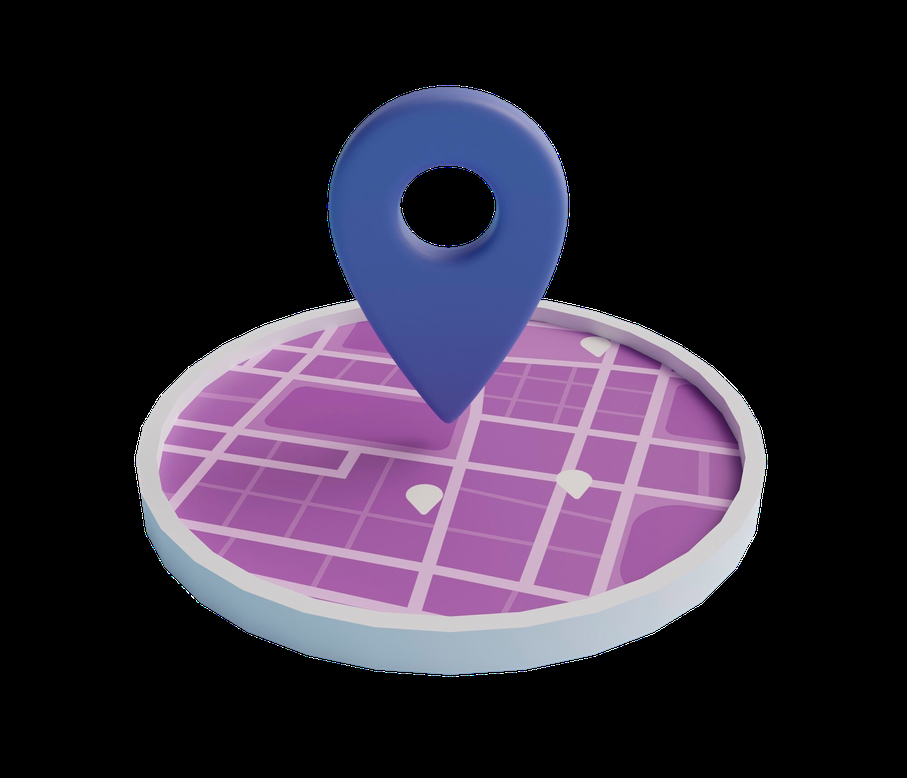
#> input picture dph_mob_app_mosqito-main/assets/map.png, 907 x 778 px, shrunk from 2000 x 1714 before the run
$ python -i chl_features.py   (imports and definitions only)   (older library calls are emulated)
#> lines starting #> are read from the running program, lines starting #| are printed output that depends on the picture
#> further down, picture is the input picture: shape (778, 907, 3); mean B, G, R 57, 41.1, 49.7
import cv2
import numpy as np
from skimage import feature
from scipy.stats import skew, kurtosis, entropy

def glcm_features(gray):
    glcm = feature.graycomatrix(gray, distances=[1], angles=[0], levels=256, symmetric=True, normed=True)
    return {
        "glcm_contrast": feature.graycoprops(glcm, 'contrast')[0, 0],
        "glcm_correlation": feature.graycoprops(glcm, 'correlation')[0, 0],
        "glcm_energy": feature.graycoprops(glcm, 'energy')[0, 0],
        "glcm_homogeneity": feature.graycoprops(glcm, 'homogeneity')[0, 0],
        "glcm_entropy": -np.sum(glcm * np.log2(glcm + 1e-10))
    }

def channel_stats(channel):
    flat = channel.flatten()
    return {
        "mean": np.mean(flat),
        "std": np.std(flat),
        "min": np.min(flat),
        "max": np.max(flat),
        "skew": skew(flat),
        "kurtosis": kurtosis(flat)
    }

def extract_features(image):
    if image is None or image.size == 0:
        raise ValueError("Empty image provided")

    l, a, b = cv2.split(image)
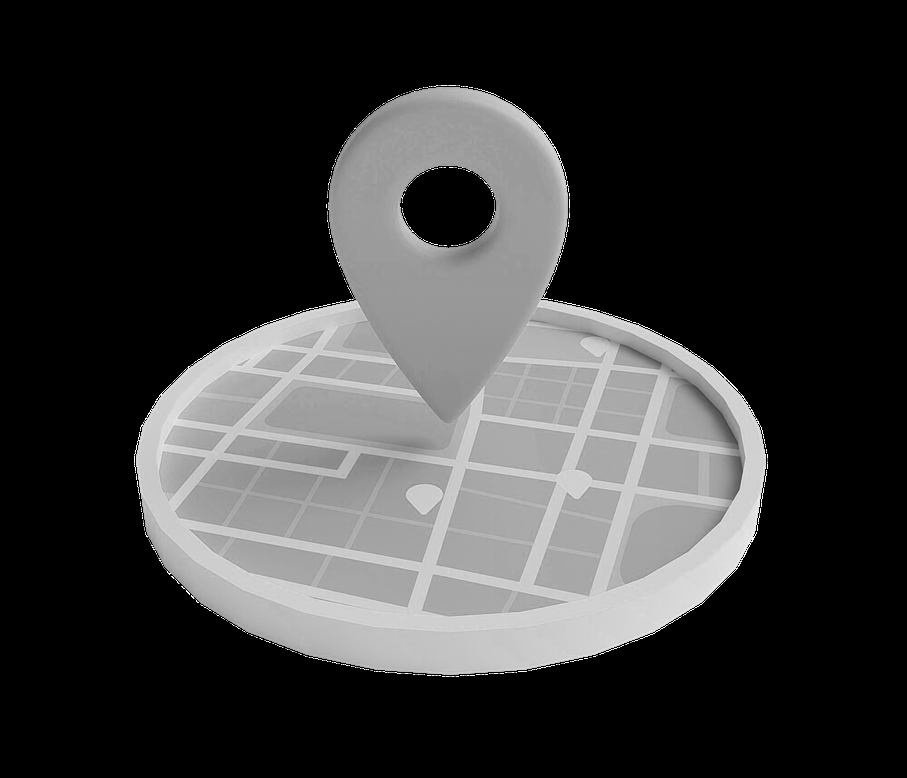
#> l: shape (778, 907); min 0, max 255, mean 57
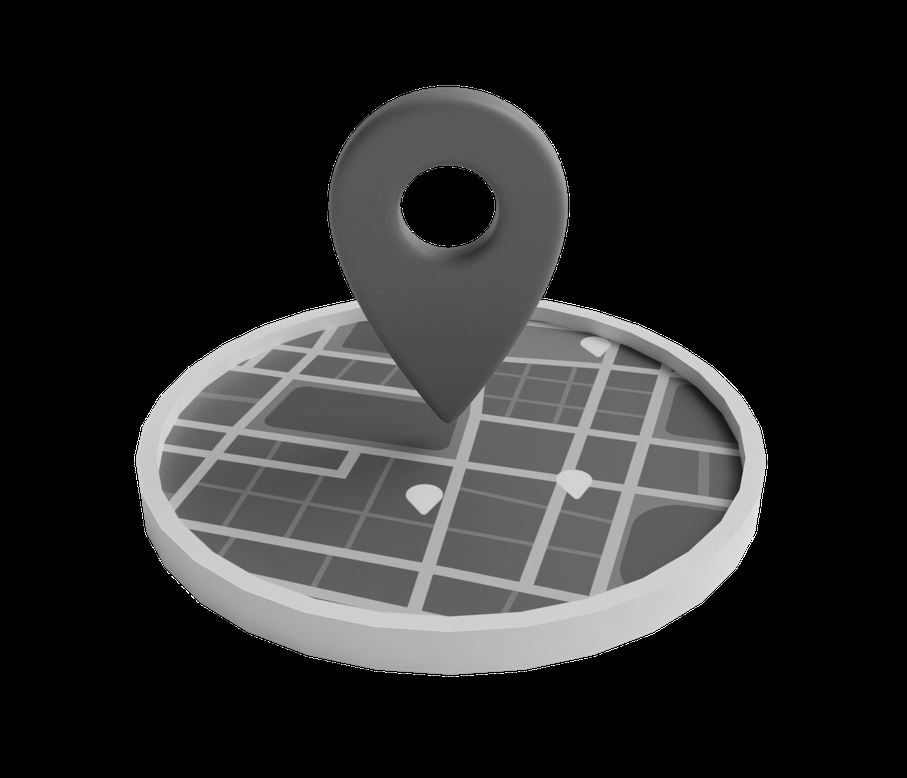
#> a: shape (778, 907); min 0, max 255, mean 41.1
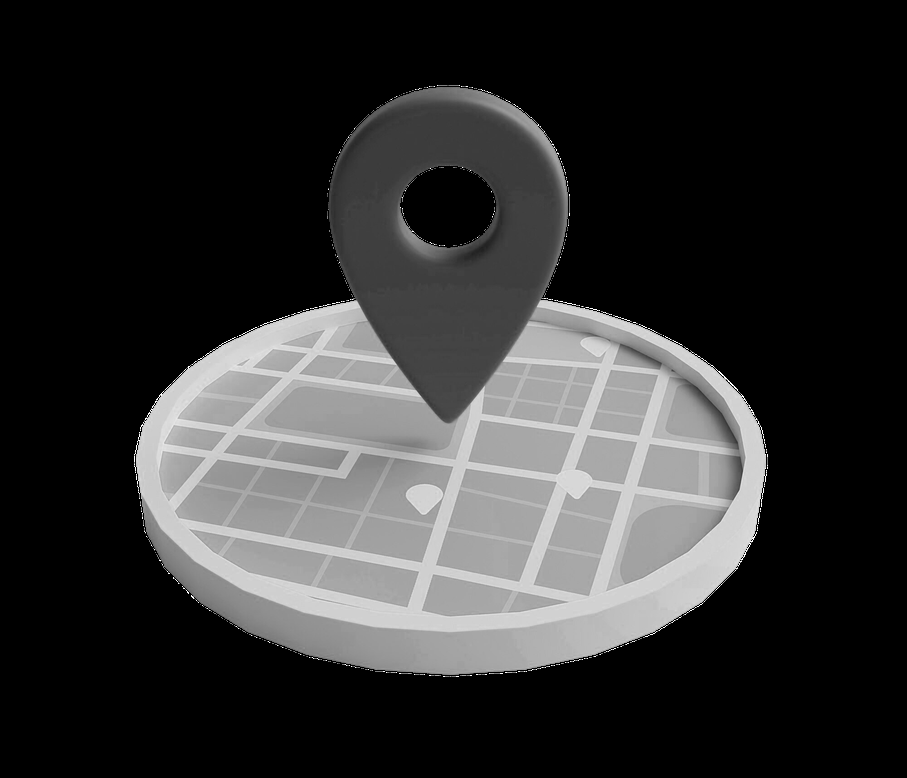
#> b: shape (778, 907); min 0, max 255, mean 49.7
    gray = l  # Use L channel as grayscale

    # LAB stats
    stats_l = channel_stats(l)
#> stats_l = {'mean': 56.98, 'std': 82.98, 'min': 0, 'max': 255, 'skew': 0.826, 'kurtosis': -1.19}
    stats_a = channel_stats(a)
#> stats_a = {'mean': 41.15, 'std': 64.9, 'min': 0, 'max': 255, 'skew': 1.31, 'kurtosis': 0.403}
    stats_b = channel_stats(b)
#> stats_b = {'mean': 49.68, 'std': 76.98, 'min': 0, 'max': 255, 'skew': 1.08, 'kurtosis': -0.591}

    # Histogram on B-channel
    hist_b = cv2.calcHist([b], [0], None, [32], [0, 256])
#> hist_b = 32 values, max 475724 at index 0, min 0 at index 1, mean 22051.4
    hist_b = cv2.normalize(hist_b, None).flatten()
#> hist_b = 32 values, max 0.989 at index 0, min 0 at index 1, mean 0.0459

    # GLCM features
    glcm_feats = glcm_features(gray)
#> glcm_feats = {'glcm_contrast': 233.9, 'glcm_correlation': 0.983, 'glcm_energy': 0.671, 'glcm_homogeneity': 0.873, 'glcm_entropy': 3.9}

    # Combine all features
    features = [
        *hist_b,
        *stats_l.values(),
        *stats_a.values(),
        *stats_b.values(),
        *glcm_feats.values()
    ]
#> features = 55 values, max 255 at index 35, min -1.19 at index 37, mean 25.11

    if np.isnan(features).any():
        raise ValueError("NaN in features")

    return np.array(features)

>>> import cv2
>>> picture = cv2.imread('../../../dph_mob_app_mosqito-main/assets/map.png')
>>> result = extract_features(picture)
#> result has the same summary as features in extract_features

$ run again, on dph_mob_app_mosqito-main/assets/mosquito.png
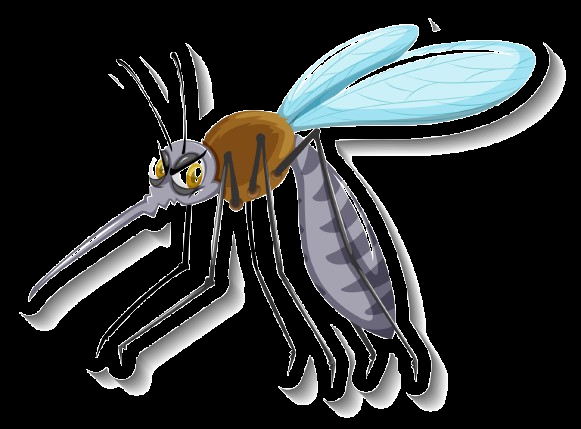
#> input picture dph_mob_app_mosqito-main/assets/mosquito.png, 581 x 429 px
#> picture is the input picture: shape (429, 581, 3); mean B, G, R 47.3, 47, 44.7
#> in extract_features, `l, a, b = cv2.split(image)`:
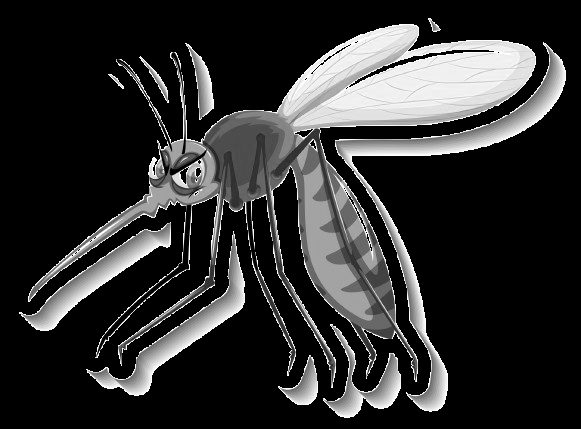
#> a: shape (429, 581); min 0, max 255, mean 47
#> in extract_features, `l, a, b = cv2.split(image)`:
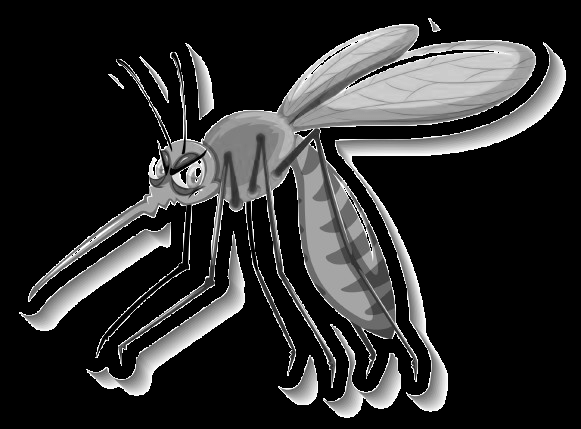
#> b: shape (429, 581); min 0, max 255, mean 44.7
#> stats_l = {'mean': 47.27, 'std': 85.06, 'min': 0, 'max': 255, 'skew': 1.47, 'kurtosis': 0.491}
#> stats_a = {'mean': 47.04, 'std': 82.92, 'min': 0, 'max': 255, 'skew': 1.44, 'kurtosis': 0.439}
#> stats_b = {'mean': 44.75, 'std': 77.51, 'min': 0, 'max': 255, 'skew': 1.38, 'kurtosis': 0.326}
#> in extract_features, `hist_b = cv2.calcHist([b], [0], None, [32], [0, 256])`: hist_b = 32 values, max 180271 at index 0, min 51 at index 3, mean 7789
#> in extract_features, `hist_b = cv2.normalize(hist_b, None).flatten()`: hist_b = 32 values, max 0.996 at index 0, min 0.000282 at index 3, mean 0.043
#> glcm_feats = {'glcm_contrast': 1575.2, 'glcm_correlation': 0.891, 'glcm_energy': 0.709, 'glcm_homogeneity': 0.774, 'glcm_entropy': 4.46}
#> features = 55 values, max 1575.2 at index 50, min 0 at index 34, mean 49.79
#> result has the same summary as features in extract_features
